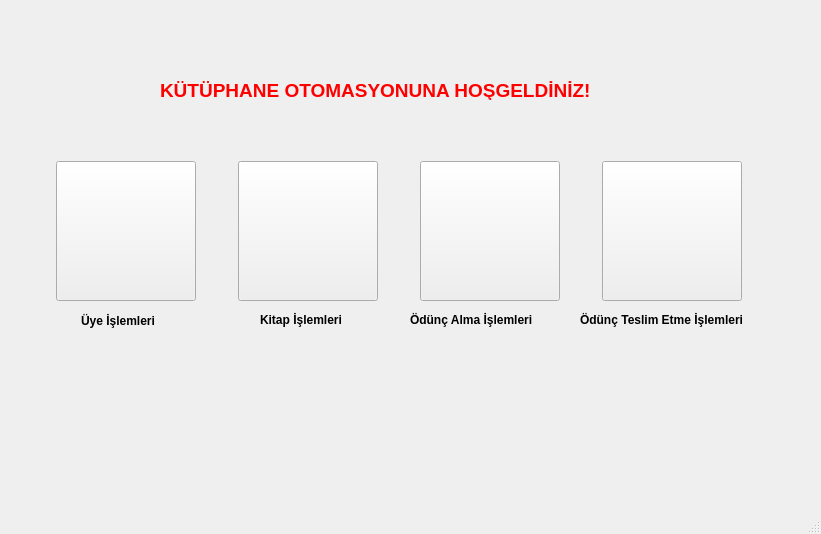
<?xml version="1.0" encoding="UTF-8"?>
<ui version="4.0">
 <class>MainWindow</class>
 <widget class="QMainWindow" name="MainWindow">
  <property name="geometry">
   <rect>
    <x>0</x>
    <y>0</y>
    <width>821</width>
    <height>534</height>
   </rect>
  </property>
  <property name="windowTitle">
   <string>MainWindow</string>
  </property>
  <widget class="QWidget" name="centralwidget">
   <widget class="QLabel" name="label">
    <property name="geometry">
     <rect>
      <x>160</x>
      <y>80</y>
      <width>511</width>
      <height>20</height>
     </rect>
    </property>
    <property name="palette">
     <palette>
      <active>
       <colorrole role="WindowText">
        <brush brushstyle="SolidPattern">
         <color alpha="255">
          <red>255</red>
          <green>0</green>
          <blue>0</blue>
         </color>
        </brush>
       </colorrole>
      </active>
      <inactive>
       <colorrole role="WindowText">
        <brush brushstyle="SolidPattern">
         <color alpha="255">
          <red>255</red>
          <green>0</green>
          <blue>0</blue>
         </color>
        </brush>
       </colorrole>
      </inactive>
      <disabled/>
     </palette>
    </property>
    <property name="font">
     <font>
      <pointsize>14</pointsize>
      <bold>true</bold>
     </font>
    </property>
    <property name="text">
     <string>KÜTÜPHANE OTOMASYONUNA HOŞGELDİNİZ!</string>
    </property>
   </widget>
   <widget class="QWidget" name="layoutWidget">
    <property name="geometry">
     <rect>
      <x>20</x>
      <y>160</y>
      <width>761</width>
      <height>142</height>
     </rect>
    </property>
    <layout class="QHBoxLayout" name="horizontalLayout">
     <item>
      <widget class="QPushButton" name="uye_islemleri">
       <property name="minimumSize">
        <size>
         <width>140</width>
         <height>140</height>
        </size>
       </property>
       <property name="maximumSize">
        <size>
         <width>140</width>
         <height>140</height>
        </size>
       </property>
       <property name="styleSheet">
        <string notr="true">
border-image: url(:/images/user.jpg);</string>
       </property>
       <property name="text">
        <string/>
       </property>
      </widget>
     </item>
     <item>
      <widget class="QPushButton" name="kitap_islemleri">
       <property name="minimumSize">
        <size>
         <width>140</width>
         <height>140</height>
        </size>
       </property>
       <property name="maximumSize">
        <size>
         <width>140</width>
         <height>140</height>
        </size>
       </property>
       <property name="styleSheet">
        <string notr="true">border-image: url(:/images/book.jpg);</string>
       </property>
       <property name="text">
        <string/>
       </property>
      </widget>
     </item>
     <item>
      <widget class="QPushButton" name="oduncalma_islemleri">
       <property name="minimumSize">
        <size>
         <width>140</width>
         <height>140</height>
        </size>
       </property>
       <property name="maximumSize">
        <size>
         <width>140</width>
         <height>140</height>
        </size>
       </property>
       <property name="styleSheet">
        <string notr="true">border-image: url(:/images/odunc_1.jpg);</string>
       </property>
       <property name="text">
        <string/>
       </property>
      </widget>
     </item>
     <item>
      <widget class="QPushButton" name="oduncteslim_islemleri">
       <property name="minimumSize">
        <size>
         <width>140</width>
         <height>140</height>
        </size>
       </property>
       <property name="maximumSize">
        <size>
         <width>140</width>
         <height>140</height>
        </size>
       </property>
       <property name="styleSheet">
        <string notr="true">border-image: url(:/images/odunc_2.jpg);</string>
       </property>
       <property name="text">
        <string/>
       </property>
      </widget>
     </item>
    </layout>
   </widget>
   <widget class="QLabel" name="label_3">
    <property name="geometry">
     <rect>
      <x>260</x>
      <y>310</y>
      <width>101</width>
      <height>20</height>
     </rect>
    </property>
    <property name="font">
     <font>
      <pointsize>9</pointsize>
      <bold>true</bold>
     </font>
    </property>
    <property name="text">
     <string>Kitap İşlemleri</string>
    </property>
   </widget>
   <widget class="QLabel" name="label_2">
    <property name="geometry">
     <rect>
      <x>81</x>
      <y>311</y>
      <width>91</width>
      <height>20</height>
     </rect>
    </property>
    <property name="font">
     <font>
      <pointsize>9</pointsize>
      <bold>true</bold>
     </font>
    </property>
    <property name="text">
     <string>Üye İşlemleri</string>
    </property>
   </widget>
   <widget class="QLabel" name="label_5">
    <property name="geometry">
     <rect>
      <x>580</x>
      <y>310</y>
      <width>198</width>
      <height>20</height>
     </rect>
    </property>
    <property name="font">
     <font>
      <pointsize>9</pointsize>
      <bold>true</bold>
     </font>
    </property>
    <property name="text">
     <string>Ödünç Teslim Etme İşlemleri</string>
    </property>
   </widget>
   <widget class="QLabel" name="label_4">
    <property name="geometry">
     <rect>
      <x>410</x>
      <y>310</y>
      <width>150</width>
      <height>20</height>
     </rect>
    </property>
    <property name="font">
     <font>
      <pointsize>9</pointsize>
      <bold>true</bold>
     </font>
    </property>
    <property name="text">
     <string>Ödünç Alma İşlemleri</string>
    </property>
   </widget>
  </widget>
  <widget class="QMenuBar" name="menubar">
   <property name="geometry">
    <rect>
     <x>0</x>
     <y>0</y>
     <width>821</width>
     <height>25</height>
    </rect>
   </property>
  </widget>
  <widget class="QStatusBar" name="statusbar">
   <property name="enabled">
    <bool>true</bool>
   </property>
  </widget>
 </widget>
 <resources/>
 <connections/>
</ui>
